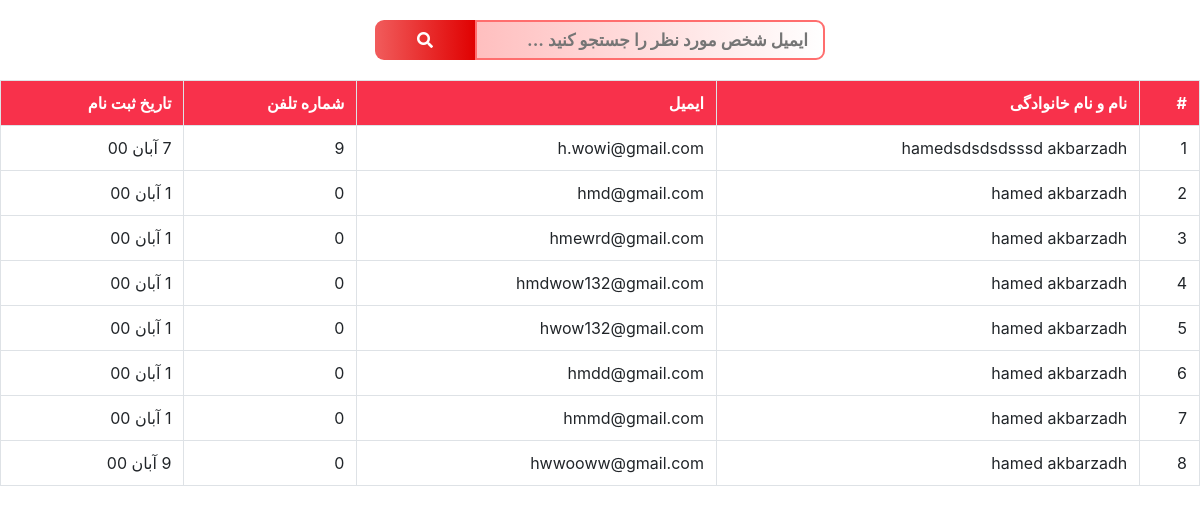
The app's page /admin/user/show-user.php (signed in) with its own data.
### tables this page shows
CREATE TABLE IF NOT EXISTS `users` (
  `id` int(11) NOT NULL AUTO_INCREMENT,
  `fname` varchar(111) NOT NULL,
  `lname` varchar(111) NOT NULL,
  `email` varchar(111) NOT NULL,
  `password` varchar(111) NOT NULL,
  `phone` int(11) NOT NULL,
  `register_date` varchar(22) NOT NULL,
  `state` int(2) NOT NULL,
  PRIMARY KEY (`id`),
  UNIQUE KEY `email` (`email`)
);

### admin/user/show-user.php (the view, shortened to what this page needs)
<?php
if (isset($_SESSION["admin_Login"])){
?>
<html>
<head>
    <link rel="stylesheet" href="../../assets/css/admin/admin-All.css">
    <link rel="stylesheet" href="../../assets/bootstrap/css/bootstrap.min.css">
    <link rel="stylesheet" href="../../assets/css/rtl-style.css">
    <link rel="stylesheet" href="https://use.fontawesome.com/releases/v5.5.0/css/all.css">
</head>
<body>
<div class="search_show_user">
    <input type="search" id="search_Box" placeholder="ایمیل شخص مورد نظر را جستجو کنید ...">
    <button type="button" id="btn_search"><i class="fas fa-search"></i></button>
</div>
<div id="jadval">
    <table class="table table-hover table-bordered">
        <tr class="tbl_tr">
            <td>#</td>
            <td>نام و نام خانوادگی</td>
            <td>ایمیل</td>
            <td>شماره تلفن</td>
            <td>تاریخ ثبت نام</td>
        </tr>
        <?php
        include "../connect.php";
        $i=1;
        $sql="select * from users";
        $result=$connect->query($sql);
        $rows=$result->fetchAll(PDO::FETCH_ASSOC);
        foreach ($rows as $row)
        {
            echo '
            <tr class="border-warning">
            <td>'.$i.'</td>
            <td>'.$row["fname"].' '.$row["lname"].'</td>
            <td>'.$row["email"].'</td>
            <td>'.$row["phone"].'</td>
            <td>'.$row["register_date"].'</td>
            </tr>
            ';
            $i++;
        }
        ?>
    </table>
</div>
</body>
</html>
    <?php
}else{
    header("location: ../../404.php");
    die();
}

### assets/css/admin/admin-All.css (style rules this page uses)
* { margin: 0; padding: 0; box-sizing: border-box; }
.tbl_tr { background: #f8314b; color: white; font-weight: bold; }
.search_show_user { display: flex; align-items: center; justify-content: center; margin: 20px auto; }
#search_Box { width: 350px; height: 40px; border-radius: 0 9px 9px 0; direction: rtl; padding: 7px 15px; font-size: 17px; color: black; font-weight: bold; border: 2px solid #ff6e6e; background: linear-gradient(to left , #ffffff, #ffbfbf); }
.search_show_user button { position: relative; width: 100px; height: 40px; border-radius: 9px 0 0 9px ; background: linear-gradient(to right , #f15c5c , #e00101); border: none; color: white; font-weight: bold; }

### assets/css/rtl-style.css (style rules this page uses)
body { direction:rtl; }
[type="button"]:not(:disabled), [type="reset"]:not(:disabled), [type="submit"]:not(:disabled), button:not(:disabled) { cursor: pointer; }
.table { color: #212529; }

### records on screen
users: fname "hamedsdsdsdsssd", lname "akbarzadh", email "h.wowi@gmail.com", phone "9", register_date "7 آبان 00"
users: fname "hamed", lname "akbarzadh", email "hmd@gmail.com", phone "0", register_date "1 آبان 00"
users: fname "hamed", lname "akbarzadh", email "hmewrd@gmail.com", phone "0", register_date "1 آبان 00"
users: fname "hamed", lname "akbarzadh", email "hmdwow132@gmail.com", phone "0", register_date "1 آبان 00"
users: fname "hamed", lname "akbarzadh", email "hwow132@gmail.com", phone "0", register_date "1 آبان 00"
users: fname "hamed", lname "akbarzadh", email "hmdd@gmail.com", phone "0", register_date "1 آبان 00"
users: fname "hamed", lname "akbarzadh", email "hmmd@gmail.com", phone "0", register_date "1 آبان 00"
users: fname "hamed", lname "akbarzadh", email "hwwooww@gmail.com", phone "0", register_date "9 آبان 00"
